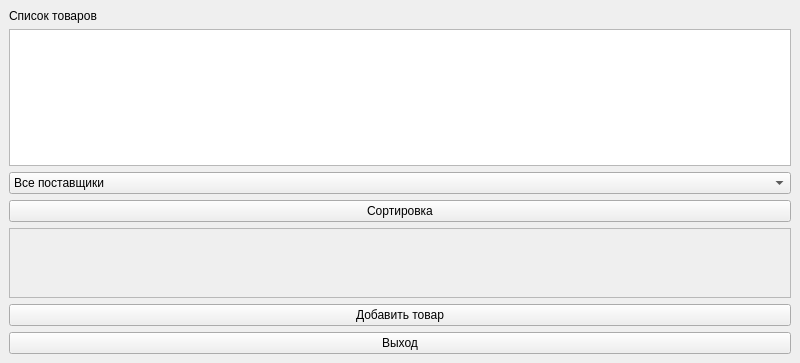
<?xml version="1.0" encoding="UTF-8"?>
<ui version="4.0">
 <class>MainWindow</class>
 <widget class="QMainWindow" name="MainWindow">
  <property name="geometry">
   <rect>
    <x>0</x>
    <y>0</y>
    <width>800</width>
    <height>363</height>
   </rect>
  </property>
  <property name="windowTitle">
   <string>MainWindow</string>
  </property>
  <widget class="QWidget" name="centralwidget">
   <layout class="QVBoxLayout" name="verticalLayout_2">
    <item>
     <widget class="QLabel" name="label">
      <property name="text">
       <string>Список товаров</string>
      </property>
     </widget>
    </item>
    <item>
     <widget class="QTextEdit" name="search_field"/>
    </item>
    <item>
     <widget class="QComboBox" name="filter_box">
      <item>
       <property name="text">
        <string>Все поставщики</string>
       </property>
      </item>
     </widget>
    </item>
    <item>
     <widget class="QPushButton" name="sort_btn">
      <property name="text">
       <string>Сортировка</string>
      </property>
     </widget>
    </item>
    <item>
     <widget class="QScrollArea" name="scrollArea">
      <property name="widgetResizable">
       <bool>true</bool>
      </property>
      <widget class="QWidget" name="scrollAreaWidgetContents">
       <property name="geometry">
        <rect>
         <x>0</x>
         <y>0</y>
         <width>780</width>
         <height>69</height>
        </rect>
       </property>
       <layout class="QVBoxLayout" name="product_layout"/>
      </widget>
     </widget>
    </item>
    <item>
     <widget class="QPushButton" name="add_btn">
      <property name="text">
       <string>Добавить товар</string>
      </property>
     </widget>
    </item>
    <item>
     <widget class="QPushButton" name="logout_btn">
      <property name="text">
       <string>Выход</string>
      </property>
     </widget>
    </item>
   </layout>
  </widget>
 </widget>
 <resources/>
 <connections/>
</ui>
